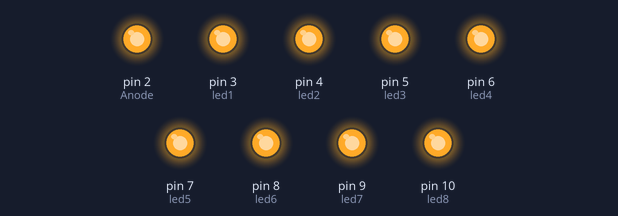
The sketch below on a simulated Arduino Uno, built with avr-gcc and run on an emulated ATmega328P. On the bench: output pins drawn as LEDs (lit = HIGH).

Above: at 0.5 s.
At 1.5 s:
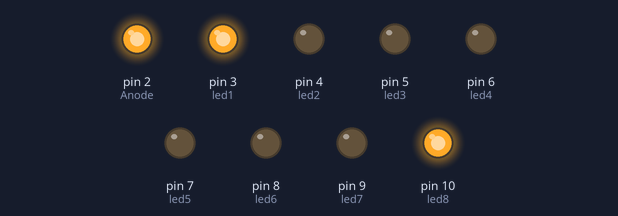
At 2.5 s:
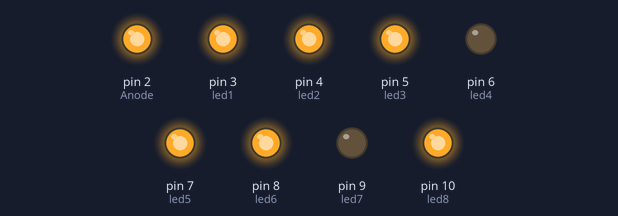
At 4.5 s:
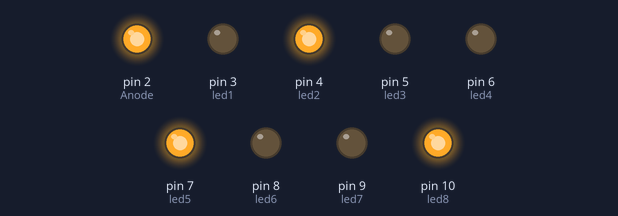
At 6.5 s:
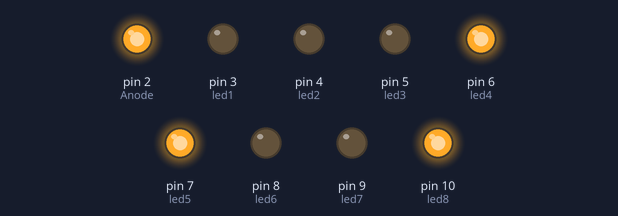
At 9.5 s:
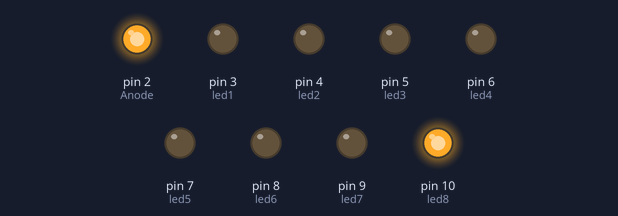
Timing chart, 0 to 11.5 s (numbered marks = the images above):
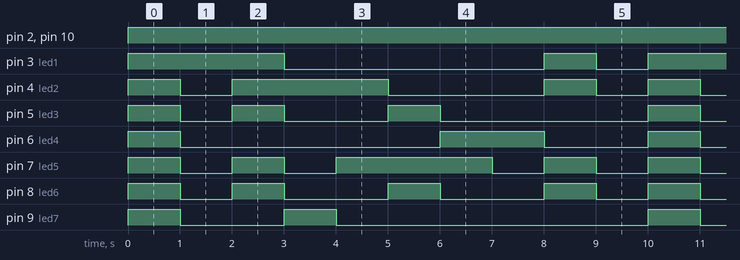

The sketch:

CounterUsing7SegmentDisplay.ino
```cpp
// C++ code
//
int Anode = 2;
int led1 = 3;
int led2 = 4;
int led3 = 5;
int led4 = 6;
int led5 = 7;
int led6 = 8;
int led7 = 9;
int led8 = 10;
void setup()
{
  pinMode(Anode, OUTPUT);
  pinMode(led1, OUTPUT);
   pinMode(led2, OUTPUT);
   pinMode(led3, OUTPUT);
   pinMode(led4, OUTPUT);
   pinMode(led5, OUTPUT);
   pinMode(led6, OUTPUT);
   pinMode(led7, OUTPUT);
   pinMode(led8, OUTPUT);
}

void loop()
{
  //Initialize
  digitalWrite(Anode, HIGH);
  digitalWrite(led1, HIGH);
  digitalWrite(led2, HIGH);
  digitalWrite(led3, HIGH);
  digitalWrite(led4, HIGH);
  digitalWrite(led5, HIGH);
  digitalWrite(led6, HIGH);
  digitalWrite(led7, HIGH);
  digitalWrite(led8, HIGH);
  delay(1000); // Wait for 1000 millisecond(s)

  //for 0
  digitalWrite(led1, HIGH);
  digitalWrite(led2, LOW);
  digitalWrite(led3, LOW);
  digitalWrite(led4, LOW);
  digitalWrite(led5, LOW);
  digitalWrite(led6, LOW);
  digitalWrite(led7, LOW);
  digitalWrite(led8, HIGH);
  delay(1000);
  //for 1
   digitalWrite(led1, HIGH);
  digitalWrite(led2, HIGH);
  digitalWrite(led3, HIGH);
  digitalWrite(led4, LOW);
  digitalWrite(led5, HIGH);
  digitalWrite(led6, HIGH);
  digitalWrite(led7, LOW);
  digitalWrite(led8, HIGH);
  delay(1000);
  //for 2
  digitalWrite(led1, LOW);
  digitalWrite(led2, HIGH);
  digitalWrite(led3, LOW);
  digitalWrite(led4, LOW);
  digitalWrite(led5, LOW);
  digitalWrite(led6, LOW);
  digitalWrite(led7, HIGH);
  digitalWrite(led8, HIGH);
  delay(1000);
  //for 3
  digitalWrite(led1, LOW);
  digitalWrite(led2, HIGH);
  digitalWrite(led3, LOW);
  digitalWrite(led4, LOW);
  digitalWrite(led5, HIGH);
  digitalWrite(led6, LOW);
  digitalWrite(led7, LOW);
  digitalWrite(led8, HIGH);
  delay(1000);
  //for 4
  digitalWrite(led1, LOW);
  digitalWrite(led2, LOW);
  digitalWrite(led3, HIGH);
  digitalWrite(led4, LOW);
  digitalWrite(led5, HIGH);
  digitalWrite(led6, HIGH);
  digitalWrite(led7, LOW);
  digitalWrite(led8, HIGH);
  delay(1000);
  //for 5
  digitalWrite(led1, LOW);
  digitalWrite(led2, LOW);
  digitalWrite(led3, LOW);
  digitalWrite(led4, HIGH);
  digitalWrite(led5, HIGH);
  digitalWrite(led6, LOW);
  digitalWrite(led7, LOW);
  digitalWrite(led8, HIGH);
  delay(1000);
  //for 6
  digitalWrite(led1, LOW);
  digitalWrite(led2, LOW);
  digitalWrite(led3, LOW);
  digitalWrite(led4, HIGH);
  digitalWrite(led5, LOW);
  digitalWrite(led6, LOW);
  digitalWrite(led7, LOW);
  digitalWrite(led8, HIGH);
  delay(1000);
  //for 7
  digitalWrite(led1, HIGH);
  digitalWrite(led2, HIGH);
  digitalWrite(led3, LOW);
  digitalWrite(led4, LOW);
  digitalWrite(led5, HIGH);
  digitalWrite(led6, HIGH);
  digitalWrite(led7, LOW);
  digitalWrite(led8, HIGH);
  delay(1000);
  //for 8
  digitalWrite(led1, LOW);
  digitalWrite(led2, LOW);
  digitalWrite(led3, LOW);
  digitalWrite(led4, LOW);
  digitalWrite(led5, LOW);
  digitalWrite(led6, LOW);
  digitalWrite(led7, LOW);
  digitalWrite(led8, HIGH);
  delay(1000);
}
```

Measured:
- by itself, pin 2 (Anode), pin 10 (led8): LOW → HIGH at 0.00 s
- by itself, pin 3 (led1): repeats every 10.0 s: LOW 5.0 s, HIGH 1.0 s, LOW 1.0 s, HIGH 3.0 s
- by itself, pin 4 (led2): repeats every 10.0 s: LOW 1.0 s, HIGH 3.0 s, LOW 3.0 s, HIGH 1.0 s, LOW 1.0 s, HIGH 1.0 s
- by itself, pin 5 (led3): repeats every 10.0 s: LOW 1.0 s, HIGH 1.0 s, LOW 2.0 s, HIGH 1.0 s, LOW 4.0 s, HIGH 1.0 s
- by itself, pin 6 (led4): repeats every 10.0 s: LOW 5.0 s, HIGH 2.0 s, LOW 2.0 s, HIGH 1.0 s
- by itself, pin 7 (led5): repeats every 10.0 s: LOW 1.0 s, HIGH 1.0 s, LOW 1.0 s, HIGH 3.0 s, 2 × (LOW 1.0 s, HIGH 1.0 s)
- by itself, pin 8 (led6): repeats every 10.0 s: LOW 1.0 s, 2 × (HIGH 1.0 s, LOW 2.0 s), HIGH 1.0 s, LOW 1.0 s, HIGH 1.0 s
- by itself, pin 9 (led7): repeats every 10.0 s: LOW 2.0 s, HIGH 1.0 s, LOW 6.0 s, HIGH 1.0 s
